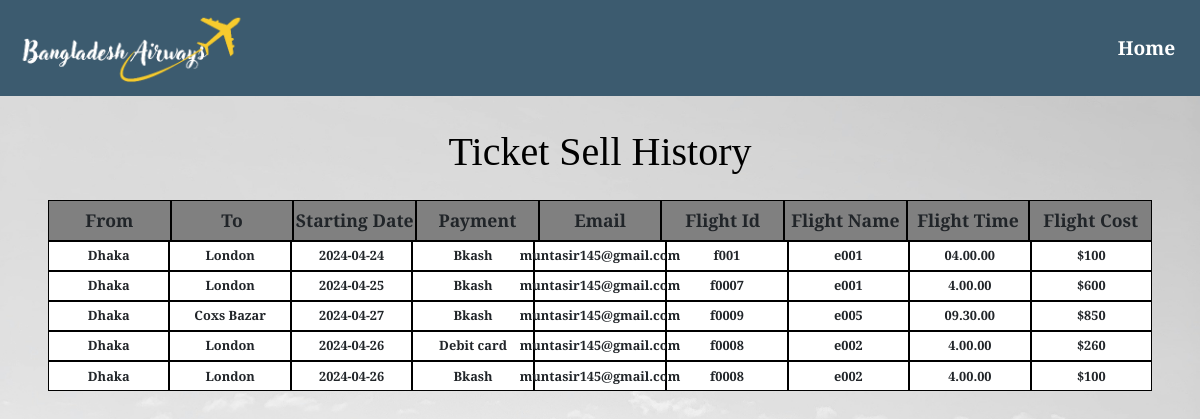
Screenshot of /FlightManagement/history_admin.php with the database file from the repository.
### tables this page shows
CREATE TABLE `history` (
  `from` varchar(250) NOT NULL,
  `to` varchar(250) NOT NULL,
  `buy_date` varchar(250) NOT NULL,
  `payment` varchar(250) NOT NULL,
  `email` varchar(250) NOT NULL,
  `f_id` varchar(250) NOT NULL,
  `f_name` varchar(250) NOT NULL,
  `f_time` varchar(250) NOT NULL,
  `f_cost` varchar(250) NOT NULL
);

### FlightManagement/history_admin.php (the view, shortened to what this page needs)
<!DOCTYPE html>
<html lang="en">
  <head>
    <link
      href="https://cdn.jsdelivr.net/npm/bootstrap@5.2.0/dist/css/bootstrap.min.css"
      rel="stylesheet"
    />
    <link rel="stylesheet" href="css/history_admin.css" />
  </head>
  <body>
    <div>
    <nav class="navbar navbar-expand-lg bg-primary nav-all">
      <div class="container-fluid">
        <a class="navbar-brand" href="home.php"> <span><img style = " height: 70px;" src="images//logo.png" alt=""></span></a>
        <div class="collapse navbar-collapse nav-element-left" id="navbarNav">
          <ul class="navbar-nav nav-ul">
            <li class="nav-item nav-li">
              <a class="nav-link nav-right active" aria-current="page" href="home.php"
                >Home</a
              >
          </ul>
        </div>
      </div>
    </nav>
    <section class="sec-1">
        <div class="whole-table">
            <div class="title">
                <h1>Ticket Sell History</h1>
            </div>
            <div class="table main-td">
                <div class="td-element"><h5>From</h5></div>
                <div class="td-element"><h5>To</h5></div>
                <div class="td-element"><h5>Starting Date</h5></div>
                <div class="td-element"><h5>Payment</h5></div>
                <div class="td-element"><h5>Email</h5></div>
                <div class="td-element"><h5>Flight Id</h5></div>
                <div class="td-element"><h5>Flight Name</h5></div>
                <div class="td-element"><h5>Flight Time</h5></div>
                <div class="td-element"><h5>Flight Cost</h5></div>
            </div>
            <?php
            require_once('DBconnect.php');
            $sql_table = "SELECT * from history";
            $result_table = mysqli_query($conn, $sql_table);
            if(mysqli_num_rows($result_table) != 0){
            while($row = mysqli_fetch_assoc($result_table) ){
?>
            <div class="table">
                <div class="td-element-sub"><h5><?php echo $row['from'];?></h5></div>
                <div class="td-element-sub"><h5><?php echo $row['to'];?></h5></div>
                <div class="td-element-sub"><h5><?php echo $row['buy_date'];?></h5></div>
                <div class="td-element-sub"><h5><?php echo $row['payment'];?></h5></div>
                <div class="td-element-sub"><h5><?php echo $row['email'];?></h5></div>
                <div class="td-element-sub"><h5><?php echo $row['f_id'];?></h5></div>
                <div class="td-element-sub"><h5><?php echo $row['f_name'];?></h5></div>
                <div class="td-element-sub"><h5><?php echo $row['f_time'];?></h5></div>
                <div class="td-element-sub"><h5><?php echo $row['f_cost'];?></h5></div>
            </div>
<?php }} ?>
        </div>
    </section>
    </div>
 </body>
</html>

### FlightManagement/css/history_admin.css (style rules this page uses)
html, body { background-image: url('../images/bg.jpg'); background-repeat: no-repeat; background-attachment: fixed; background-position: center bottom; background-size: cover; }
.nav-all { position: sticky; top: 0; z-index: 1; background-color: #3C5B6F !important; }
.nav-element-left { justify-content: end; }
.nav-li { margin: 0em 0.3em; height: 100%; }
.nav-right { color: white !important; font-size: 1.2rem; font-weight: bold; border-radius: 7px; }
.sec-1 { padding: 2em 03em; }
.whole-table { width: 100%; margin: auto; display: flex; flex-direction: column; justify-content: center; align-items: center; }
.title { font-weight: bold; color: black; margin-bottom: 1em; }
.table { display: flex; justify-content: space-evenly; margin: 0; background-image: linear-gradient(to left, white, white); }
.main-td { background-image: linear-gradient(gray, gray); }
.td-element { border: 1.5px solid black; width: 12%; display: flex; justify-content: center; align-items: center; }
.td-element h5 { margin: .5em 0em; font-weight: bold; font-size: 1.1rem; }
.td-element-sub { border: 1.5px solid black; width: 12%; display: flex; justify-content: center; align-items: center; }
.td-element-sub h5 { margin: .5em 0em; font-size: .8rem; font-weight: bold; }

### FlightManagement/history_admin.php (style rules this page uses)
body { font-family: 'PT Serif', serif; display: flex; flex-direction: column; justify-content: flex-start; min-height: 100vh; margin: 0 auto; max-width: 1400px; }

### rows the page displays
history: from "Dhaka", to "London", buy_date "2024-04-24", payment "Bkash", email "muntasir145@gmail.com", f "f001", f_name "e001", f_time "04.00.00", f_cost "$100"
history: from "Dhaka", to "London", buy_date "2024-04-25", payment "Bkash", email "muntasir145@gmail.com", f "f0007", f_name "e001", f_time "4.00.00", f_cost "$600"
history: from "Dhaka", to "Coxs Bazar", buy_date "2024-04-27", payment "Bkash", email "muntasir145@gmail.com", f "f0009", f_name "e005", f_time "09.30.00", f_cost "$850"
history: from "Dhaka", to "London", buy_date "2024-04-26", payment "Debit card", email "muntasir145@gmail.com", f "f0008", f_name "e002", f_time "4.00.00", f_cost "$260"
history: from "Dhaka", to "London", buy_date "2024-04-26", payment "Bkash", email "muntasir145@gmail.com", f "f0008", f_name "e002", f_time "4.00.00", f_cost "$100"
